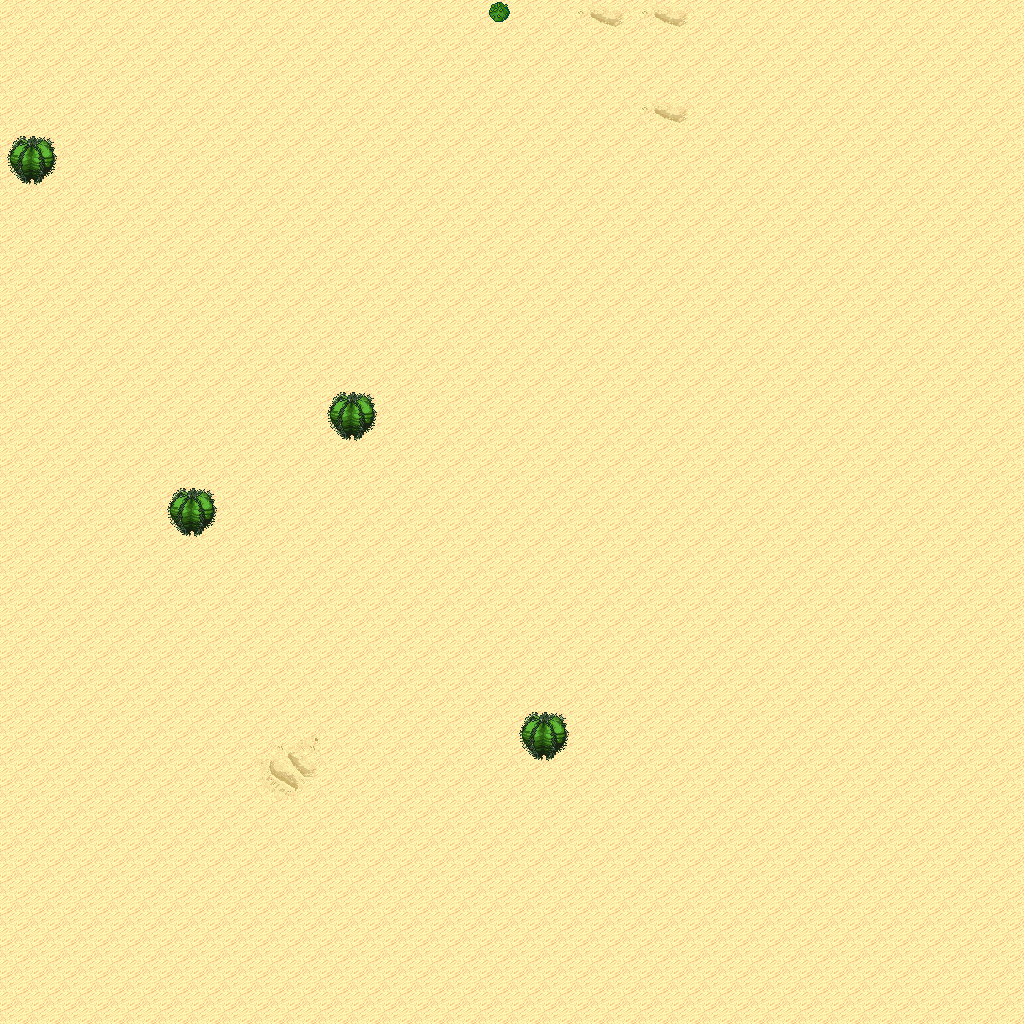

Below is a game level as drawn by its tile map, then a one-line description and the .tmx that defines it (tile-layer data replaced by summaries):
An orthogonal 32x32 tile map with 32x32 px tiles, 5 tile layers (Ground, Objects, Objects2, Above, ...), 1 hidden layer not drawn, 6 tilesets.

<map version="1.10" tiledversion="1.11.0" orientation="orthogonal" renderorder="right-down" width="32" height="32" tilewidth="32" tileheight="32" infinite="0" nextlayerid="11" nextobjectid="1">
 <tileset firstgid="1" name="logic_collision" tilewidth="32" tileheight="32" tilecount="1" columns="1">
  <image source="../drawable/logic_collision.png" width="32" height="32" />
 </tileset>
 <tileset firstgid="2" name="terrain_desert" tilewidth="32" tileheight="32" tilecount="88" columns="8">
  <image source="../drawable/terrain_desert.png" width="256" height="352" />
 </tileset>
 <tileset firstgid="90" name="ground_sand_2" tilewidth="32" tileheight="32" tilecount="15" columns="5">
  <image source="../drawable/ground_sand_2.png" width="160" height="96" />
 </tileset>
 <tileset firstgid="105" name="plant_cactus_2" tilewidth="32" tileheight="32" tilecount="10" columns="5">
  <image source="../drawable/plant_cactus_2.png" width="160" height="64" />
 </tileset>
 <tileset firstgid="115" name="plant_cactus" tilewidth="32" tileheight="32" tilecount="2" columns="1">
  <image source="../drawable/plant_cactus.png" width="32" height="64" />
 </tileset>
 <tileset firstgid="117" name="plant_round_cactuses" tilewidth="32" tileheight="32" tilecount="20" columns="10">
  <image source="../drawable/plant_round_cactuses.png" width="320" height="64" />
 </tileset>
 <layer id="1" name="Ground" width="32" height="32">
  <data>[1024 cells, 1024 non-empty, 7 distinct tile ids]</data>
 </layer>
 <layer id="2" name="Objects" width="32" height="32">
  <data>[1024 cells, 9 non-empty, 3 distinct tile ids]</data>
 </layer>
 <layer id="3" name="Objects2" width="32" height="32">
  <data>[1024 cells, 0 non-empty, 0 distinct tile ids]</data>
 </layer>
 <layer id="4" name="Above" width="32" height="32">
  <data>[1024 cells, 8 non-empty, 2 distinct tile ids]</data>
 </layer>
 <layer id="5" name="Above2" width="32" height="32">
  <data>[1024 cells, 0 non-empty, 0 distinct tile ids]</data>
 </layer>
 <layer id="6" name="Walkable" width="32" height="32" visible="0">
  <data>[1024 cells, 9 non-empty, 1 distinct tile ids]</data>
 </layer>
 <objectgroup id="7" name="Mapevents" />
 <objectgroup id="8" name="Spawn" />
 <objectgroup id="9" name="Keys" />
 <objectgroup id="10" name="Replace" />
</map>
